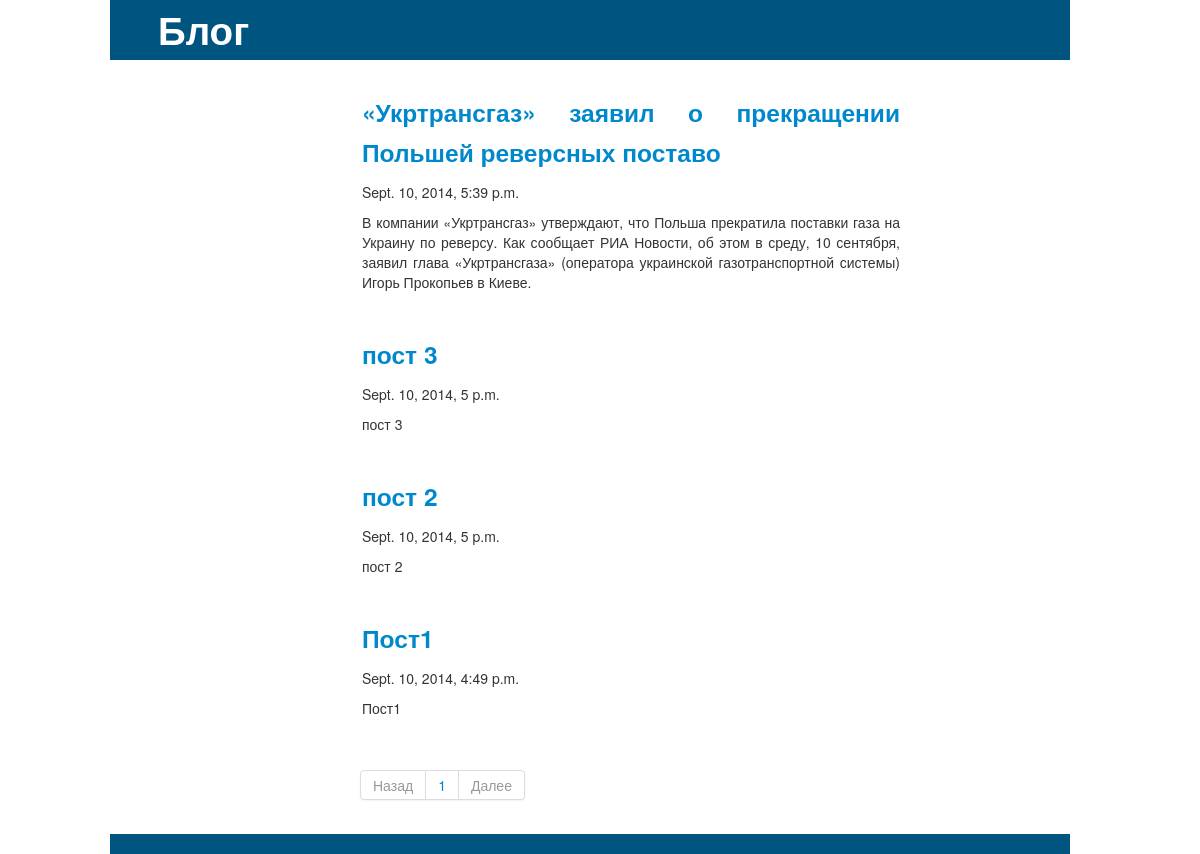
The app's page /blog/?page=2, older data.
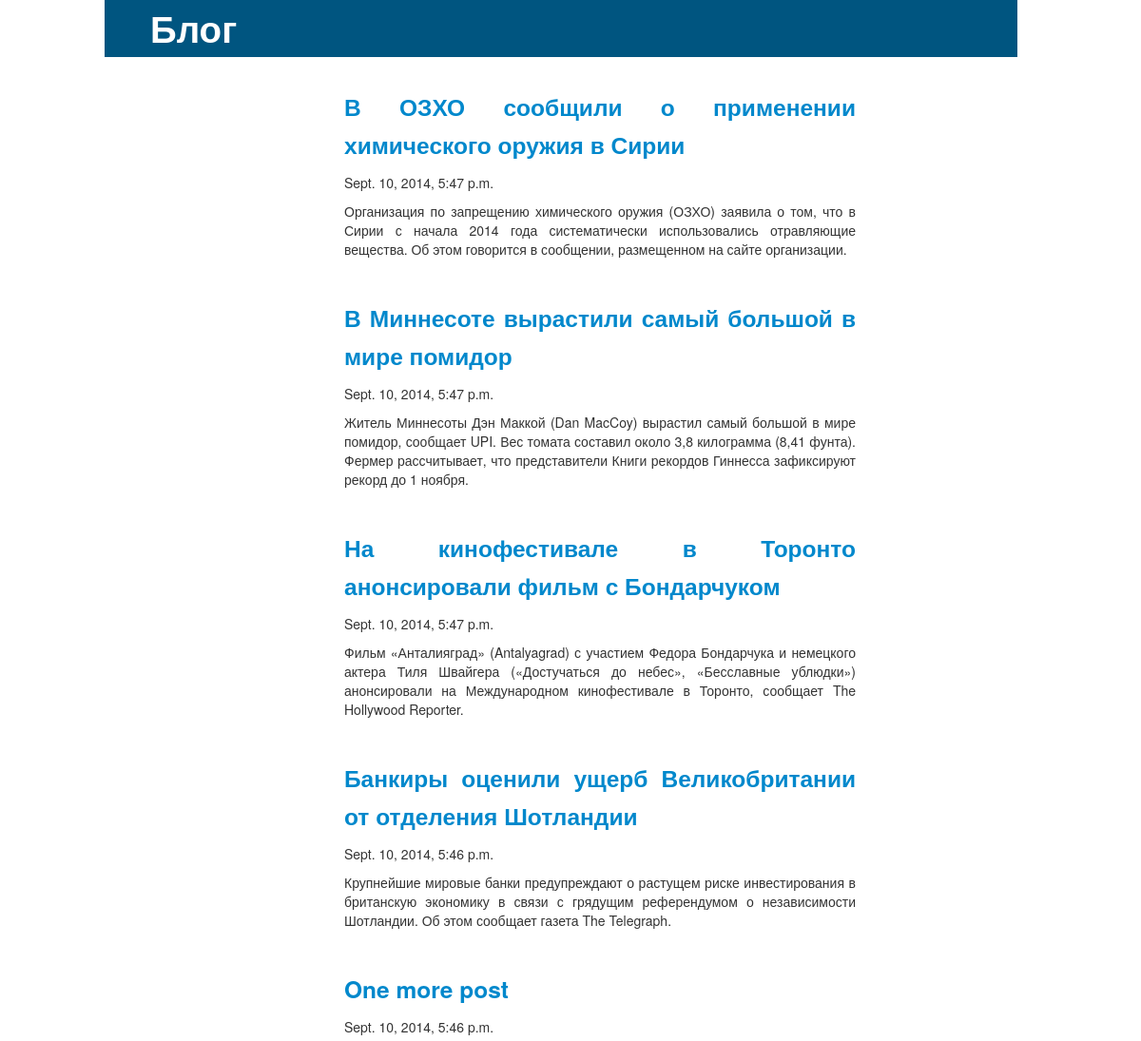
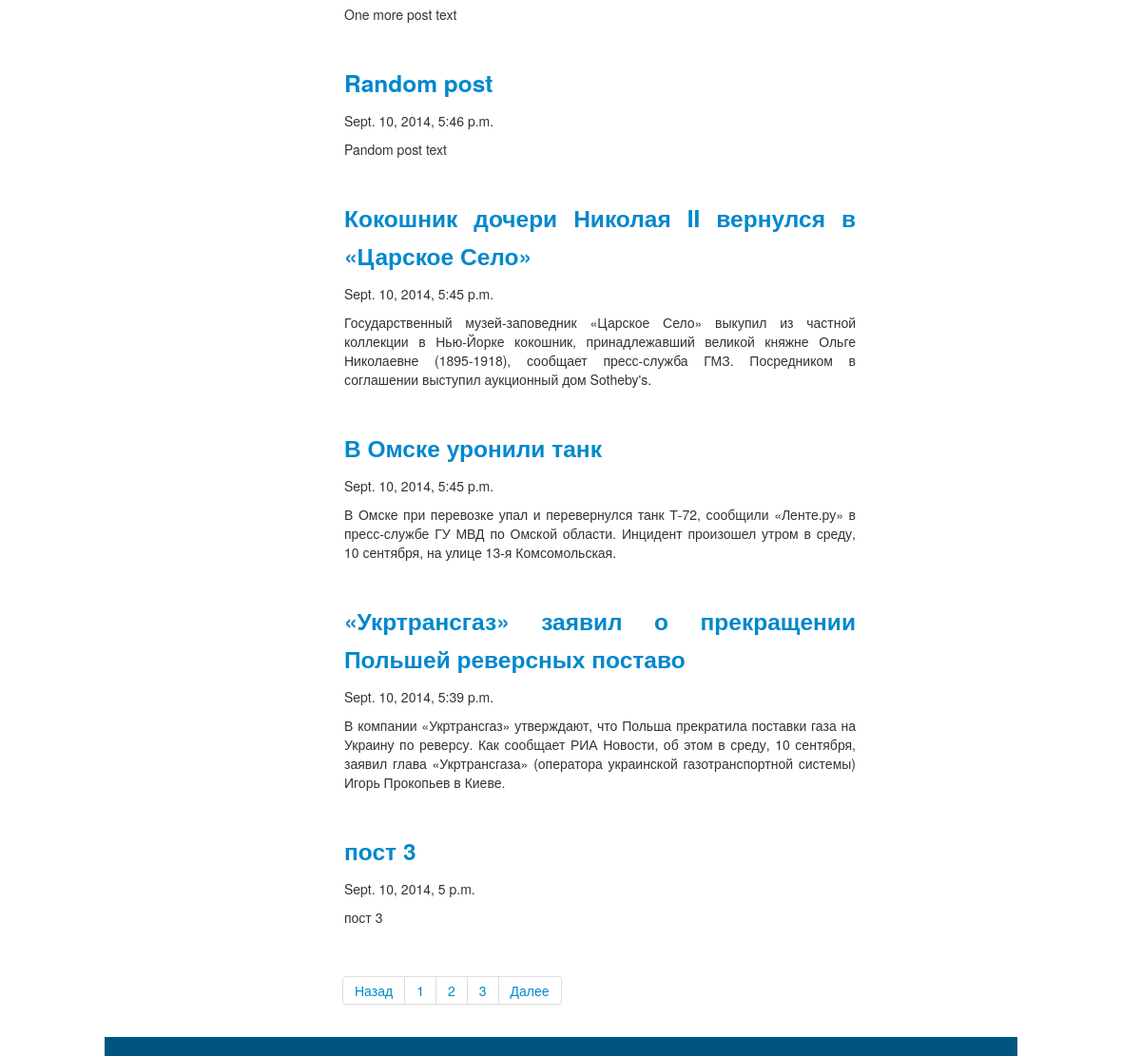
The same page, newer data (2 pictures, top to bottom).
### blog/models.py (models this page shows, shortened)
class Post(models.Model):
    title = models.CharField(max_length=60)
    text = models.TextField()
    pub_date = models.DateTimeField('date published')
    def announcer(self):
        num = 300
        try:
            num = self.text[:num].rindex(u'.')
        except: num = (len(self.text) if len(self.text) < num else num)
        return self.text[:num+1]

### blog/views.py (the view)
def main(request):
    full_post_list = Post.objects.all().order_by("-pub_date")
    paginator = Paginator(full_post_list, 10)
    try:
    	page = request.GET.get('page')
    except ValueError: page = 1
    try:
        full_post_list = paginator.page(page)
    except (InvalidPage, EmptyPage):
        full_post_list = paginator.page(paginator.num_pages)
    template = loader.get_template('blog/index.html')
    return render(request, 'blog/index.html', {
		'full_post_list': full_post_list,
		'page_range': paginator.page_range,
		'error_message': "Something gone wrong.",
		})

### blog/templates/blog/index.html (shortened to what this page needs)
<!DOCTYPE html>
<html>
    <head>
        {% load staticfiles %}
        <link href="{% static 'blog/bootstrap/css/bootstrap.min.css' %}" rel="stylesheet" media="screen">
        <link href="{% static 'blog/style/style.css' %}" rel="stylesheet" media="screen">
    </head>
    <body>
        <div class="container">
            <div class="row" id="header">
                <h1>
                    <div id="title">Блог</div>
                </h1>
            </div>
            <div class="row" id="content">
                <div class="span3 sidebar">
                </div>
                <div class="span9">
                    <div class="row posts">
                        <div class="span7">
                        {% for post in full_post_list.object_list %}
                            <div class="row posts">
                                <h3>
                                <a href="{% url 'blog:detail' post.id %}">{{ post.title }}</a>
                                </h3>
                                <p>{{ post.pub_date }}</p>
                                <p>{{ post.announcer}}</p>
                            </div>
                        {% endfor %}
                        </div>
                    </div>
                    <div class="pagination">
                        <ul>
                            {% if full_post_list.has_previous %}
                                <li><a href="?page={{ full_post_list.previous_page_number }}">Назад</a></li>
                            {% else %}
                                <li class="disabled"><a href="">Назад</a></li>
                            {% endif %}
                            {% for page in page_range %}
                            <li><a href="?page={{page}}">{{page}}</a></li>
                            {% endfor %}
                            {% if full_post_list.has_next %}
                                <li><a href="?page={{ full_post_list.next_page_number }}">Далее</a></li>
                            {% else %}
                                <li class="disabled"><a href="">Далее</a></li>
                            {% endif %}
                        </ul>
                    </div>
                </div>
            </div>
            <div class="row" id="footer">
                <div class="span12"></div>
            </div>
        </div>
    </body>
</html>

### blog/static/blog/style/style.css (style rules this page uses)
#header { background: #005580; height: 60px; }
#footer { background: #005580; color: #fff; height: 20px; margin-top: 10px; }
#title { margin-left: 5%; color: #fff; }
.sidebar { margin: 0; padding: 5px; }
.posts { border: 1px solid #fff; padding: 10px; text-align: justify; }

Row changes from the older to the newer data that the page shows:
no longer on this page (row unchanged): Post: title "пост 2", pub_date "Sept. 10, 2014, 5 p.m.", announcer "пост 2"
no longer on this page (row unchanged): Post: title "Пост1", pub_date "Sept. 10, 2014, 4:49 p.m.", announcer "Пост1"
added Post: title "В ОЗХО сообщили о применении химического оружия в Сирии", pub_date "Sept. 10, 2014, 5:47 p.m.", announcer "Организация по запрещению химического оружия (ОЗХО) заявила о том, что в Сирии с начала 2014 года систематически использовались отравляющие вещества. Об этом говорится в сообщении, размещенном на сайте организации."
added Post: title "В Миннесоте вырастили самый большой в мире помидор", pub_date "Sept. 10, 2014, 5:47 p.m.", announcer "Житель Миннесоты Дэн Маккой (Dan MacCoy) вырастил самый большой в мире помидор, сообщает UPI. Вес томата составил около 3,8 килограмма (8,41 фунта). Фермер рассчитывает, что представители Книги рекордов Гиннесса зафиксируют рекорд до 1 ноября."
added Post: title "На кинофестивале в Торонто анонсировали фильм с Бондарчуком", pub_date "Sept. 10, 2014, 5:47 p.m.", announcer "Фильм «Анталияград» (Antalyagrad) с участием Федора Бондарчука и немецкого актера Тиля Швайгера («Достучаться до небес», «Бесславные ублюдки») анонсировали на Международном кинофестивале в Торонто, сообщает The Hollywood Reporter."
added Post: title "Банкиры оценили ущерб Великобритании от отделения Шотландии", pub_date "Sept. 10, 2014, 5:46 p.m.", announcer "Крупнейшие мировые банки предупреждают о растущем риске инвестирования в британскую экономику в связи с грядущим референдумом о независимости Шотландии. Об этом сообщает газета The Telegraph."
added Post: title "One more post", pub_date "Sept. 10, 2014, 5:46 p.m.", announcer "One more post text"
added Post: title "Random post", pub_date "Sept. 10, 2014, 5:46 p.m.", announcer "Pandom post text"
added Post: title "Кокошник дочери Николая II вернулся в «Царское Село»", pub_date "Sept. 10, 2014, 5:45 p.m.", announcer "Государственный музей-заповедник «Царское Село» выкупил из частной коллекции в Нью-Йорке кокошник, принадлежавший великой княжне Ольге Николаевне (1895-1918), сообщает пресс-служба ГМЗ. Посредником в соглашении выступил аукционный дом Sotheby's."
added Post: title "В Омске уронили танк", pub_date "Sept. 10, 2014, 5:45 p.m.", announcer "В Омске при перевозке упал и перевернулся танк Т-72, сообщили «Ленте.ру» в пресс-службе ГУ МВД по Омской области. Инцидент произошел утром в среду, 10 сентября, на улице 13-я Комсомольская."
Text that changed along with them:
new list line: "2"
new list line: "3"
